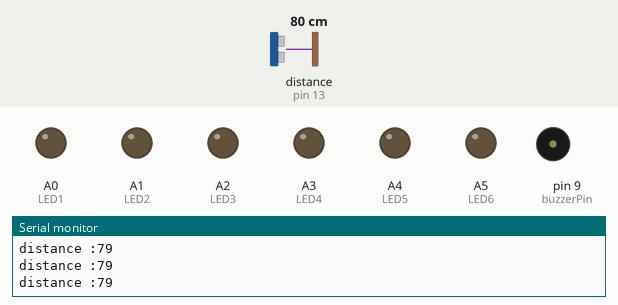
Simulated run of this sketch. Board: Arduino Uno, built with avr-gcc and run on an emulated ATmega328P. On the bench: output pins drawn as LEDs (lit = HIGH), buzzer (waves = sounding, pin HIGH), the last lines printed to the serial monitor. Wiring (inferred from the names in the program): ultrasonic range finder: trigger pin 12; echo pin 13. The inputs (shaded band) are chosen by the test bench; at power-on: distance to the obstacle (sensor on pin 13) 80 cm. The echo pulse lasts 58.3 µs per cm; pins used as bus, display or sensor lines are not drawn.

Above: at 1.2 s.
1.3 s: distance to the obstacle (sensor on pin 13) set to 42 cm
2.8 s: distance to the obstacle (sensor on pin 13) set to 33 cm
At 3.1 s:
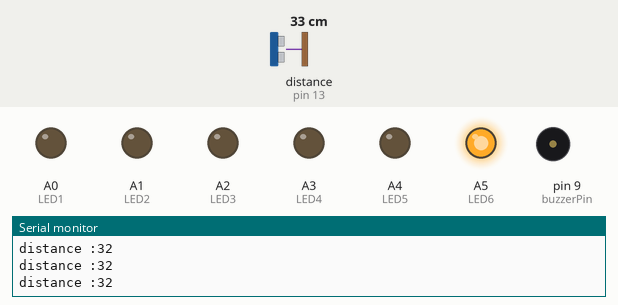
4.3 s: distance to the obstacle (sensor on pin 13) set to 28 cm
At 5.5 s:
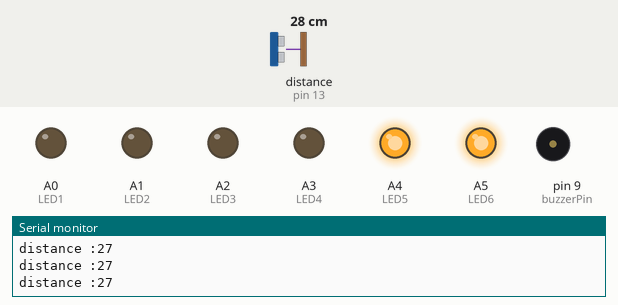
5.8 s: distance to the obstacle (sensor on pin 13) set to 24 cm
At 7.0 s:
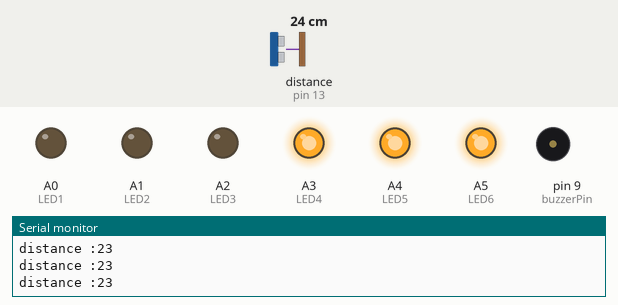
7.3 s: distance to the obstacle (sensor on pin 13) set to 2 cm
At 7.9 s:
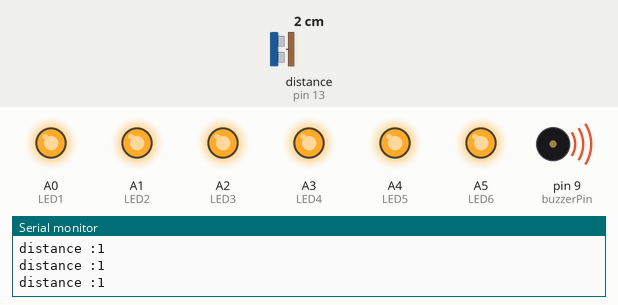
8.8 s: distance to the obstacle (sensor on pin 13) set to 35 cm
At 9.6 s:
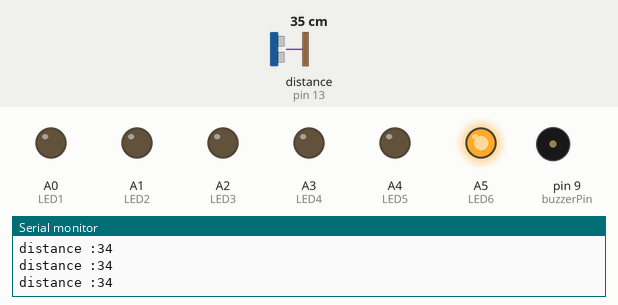
Timing chart, 0 to 11.3 s (numbered marks = the images above; inputs shaded):
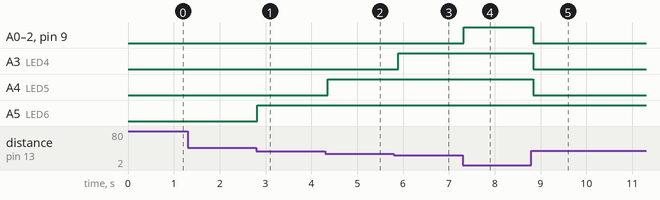

The sketch:

1_Collision_Detection.ino
```cpp
/*********************************************************
Project Title: Collision Detection
Organisation: Soham Academy Of Human Excellence
Website: https://ria.sohamacademy.org/
*********************************************************/
const int trigPin = 12; //D12 to Trigger Pin of Ultrasonic Sensor
const int echoPin = 13; //D13 to Echo Pin of Ultrasonic Sensor

const int LED1 = A0; //Connect A0 to Led1 '+'ve
const int LED2 = A1; //Connect A1 to Led2 '+'ve
const int LED3 = A2; //Connect A2 to Led3 '+'ve
const int LED4 = A3; //Connect A3 to Led4 '+'ve
const int LED5 = A4; //Connect A4 to Led5 '+'ve
const int LED6 = A5; //Connect A5 to Led5 '+'ve
int buzzerPin = 9;   //Connect D9 to Buzzer '+'ve

int duration = 0;
int distance = 0;

void setup()
{
  pinMode(trigPin , OUTPUT);
  pinMode(echoPin , INPUT);

  pinMode(LED1 , OUTPUT);
  pinMode(LED2 , OUTPUT);
  pinMode(LED3 , OUTPUT);
  pinMode(LED4 , OUTPUT);
  pinMode(LED5 , OUTPUT);
  pinMode(LED6 , OUTPUT);
  pinMode(buzzerPin , OUTPUT);

  Serial.begin(9600);

}

void loop()
{
  digitalWrite(trigPin, LOW);
  delayMicroseconds(2);
  digitalWrite(trigPin, HIGH);
  delayMicroseconds(10);
  digitalWrite(trigPin, LOW);
  duration = pulseIn(echoPin, HIGH);
  distance = duration/58.2;
  Serial.print("distance :");
  Serial.println(distance);
  if ( distance <= 6 )
  {
    digitalWrite(LED1, HIGH);
    digitalWrite(buzzerPin,HIGH);
  }
  else
  {
    digitalWrite(LED1, LOW);
    digitalWrite(buzzerPin,LOW);
  }
  if ( distance <= 12 )
  {
    digitalWrite(LED2, HIGH);
  }
  else
  {
    digitalWrite(LED2, LOW);
  }
  if ( distance <= 18 )
  {
    digitalWrite(LED3, HIGH);
  }
  else
  {
    digitalWrite(LED3, LOW);
  }
  if ( distance <= 24 )
  {
    digitalWrite(LED4, HIGH);
  }
  else
  {
    digitalWrite(LED4, LOW);
  }
  if ( distance <= 30 )
  {
    digitalWrite(LED5, HIGH);
  }
  else
  {
    digitalWrite(LED5, LOW);
  }
  if ( distance <= 36 )
  {
    digitalWrite(LED6, HIGH);
  }
  else
  {
    digitalWrite(LED6, LOW);
  }
  delay(100);
}
```

Measured:
- the behaviour switches between 38 and 37 cm on distance to the obstacle (sensor on pin 13) (found by bisection; images 0 and 1)
- the behaviour switches between 32 and 31 cm on distance to the obstacle (sensor on pin 13) (found by bisection; images 1 and 2)
- the behaviour switches between 26 and 25 cm on distance to the obstacle (sensor on pin 13) (found by bisection; images 2 and 3)
- after the input at 2.8 s, A5 (LED6): LOW → HIGH at once
- after the input at 4.3 s, A4 (LED5): LOW → HIGH after 0.06 s
- after the input at 5.8 s, A3 (LED4): LOW → HIGH after 0.09 s
- after the input at 7.3 s, A0 (LED1), A1 (LED2), A2 (LED3), pin 9 (buzzerPin): LOW → HIGH at once
- after the input at 8.8 s, A0 (LED1), A1 (LED2), A2 (LED3), A3 (LED4), A4 (LED5), pin 9 (buzzerPin): HIGH → LOW at once
